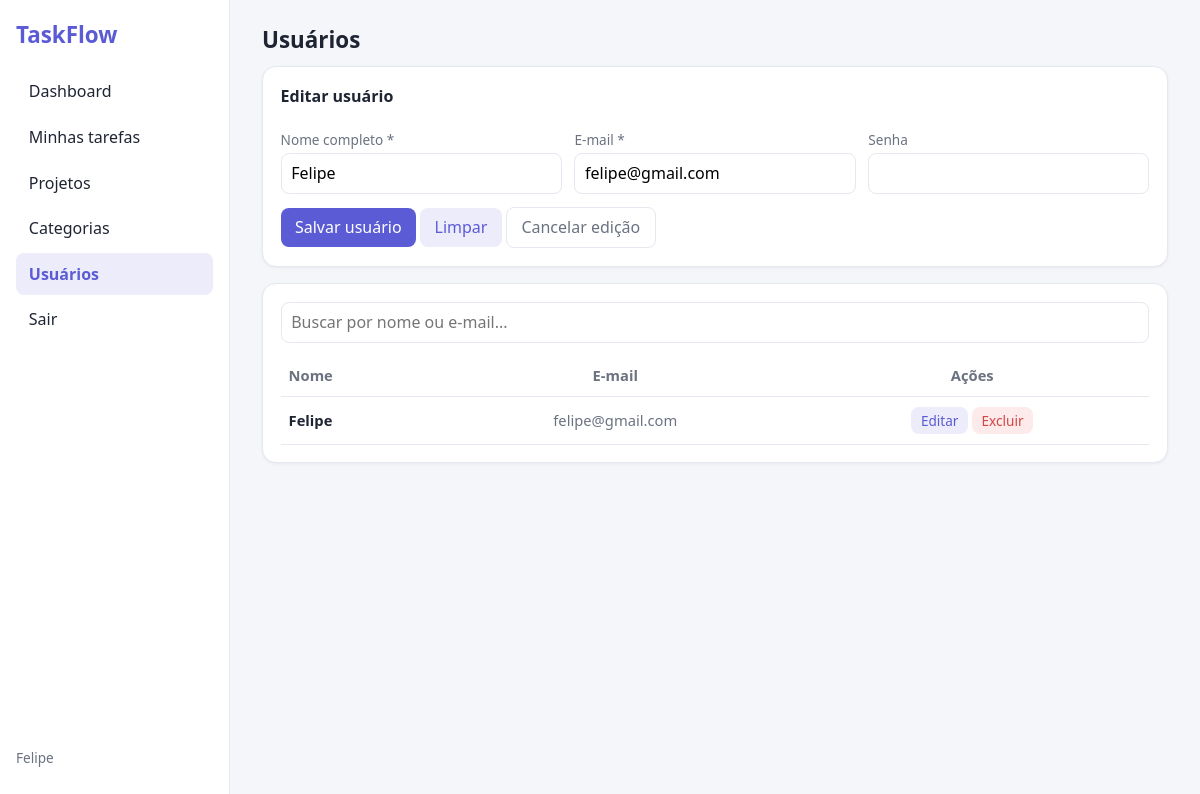
/view/usuarios.php?editar=11 (signed in), run on the app's committed database.
### tables this page shows
CREATE TABLE `usuarios` (
  `id` int(11) NOT NULL,
  `nome` varchar(100) NOT NULL,
  `email` varchar(100) NOT NULL,
  `senha` varchar(255) NOT NULL
);

### processamento/funcoesUsuarios.php (called while the page is built, shortened)
<?php
function retornarUsuarios(){
  $conexao = conectarBD();
  $consulta = "SELECT * FROM usuarios";
  $listarClientes = mysqli_query($conexao, $consulta);
  return $listarClientes;
}
function buscarUsuario($id){
  $conexao = conectarBD();
  $consulta = "SELECT * FROM usuarios WHERE id = $id";
  $resultado = mysqli_query($conexao, $consulta);
  return mysqli_fetch_assoc($resultado);
}
?>

### view/usuarios.php (the view, shortened to what this page needs)
<?php
  require "../processamento/funcoesUsuarios.php";
  $usuarios = retornarUsuarios();
  $usuarioEditar = null;
  if (isset($_GET['editar'])) {
    $usuarioEditar = buscarUsuario($_GET['editar']);
  }
?>
<!DOCTYPE html>
<html lang="pt-BR">
<head>
  <link rel="stylesheet" href="../css/base.css">
  <link rel="stylesheet" href="../css/usuarios.css">
</head>
<body>
  <aside class="sidebar" id="sidebar">
    <h1 class="logo">TaskFlow</h1>
    <a href="dashboard.php">Dashboard</a>
    <a href="minhas-tarefas.php">Minhas tarefas</a>
    <a href="projetos.php">Projetos</a>
    <a href="categorias.php">Categorias</a>
    <a href="usuarios.php" class="ativo">Usuários</a>
    <a href="../processamento/sair.php" id="btnSair">Sair</a>
    <p class="usuario suave"><?php echo htmlspecialchars($_SESSION['usuario_nome']); ?></p>
  </aside>
  <main>
    <h2>Usuários</h2>
    <form id="formUsuario" class="card form" action="../processamento/processamentoUsuarios.php" method="post">
      <h3 class="full" id="tituloForm"><?php echo $usuarioEditar ? 'Editar usuário' : 'Novo usuário'; ?></h3>
      <div><label for="uNome">Nome completo *</label><input id="uNome" name="inputNome" value="<?php echo htmlspecialchars($usuarioEditar['nome'] ?? ''); ?>" required></div>
      <div><label for="uEmail">E-mail *</label><input id="uEmail" name="inputEmail" type="email" value="<?php echo htmlspecialchars($usuarioEditar['email'] ?? ''); ?>" required></div>
      <div><label for="uSenha">Senha</label><input id="uSenha" name="inputSenha" type="password"></div>
      <div class="full">
        <button type="submit" class="btn">Salvar usuário</button>
        <button type="reset" class="btn sec">Limpar</button>
        <?php if ($usuarioEditar) { ?><a href="usuarios.php" class="btn cancelar">Cancelar edição</a><?php } ?>
      </div>
    </form>
    <div class="card">
      <div class="filtros"><input id="uBusca" placeholder="Buscar por nome ou e-mail..."></div>
      <div class="tabela">
        <table>
          <thead><tr><th>Nome</th><th class="col-email">E-mail</th><th class="col-acoes">Ações</th></tr></thead>
          <tbody id="corpoUsuarios">
            <?php while ($u = mysqli_fetch_assoc($usuarios)) { ?>
              <tr>
                <td><b><?php echo htmlspecialchars($u['nome']); ?></b></td>
                <td><?php echo htmlspecialchars($u['email']); ?></td>
                <td class="col-acoes">
                  <a href="usuarios.php?editar=<?php echo $u['id']; ?>" class="btn sec peq">Editar</a>
                  <form action="../processamento/processamentoUsuarios.php" method="post" style="display:inline">
                    <button class="btn perigo peq" data-confirmar="Excluir este usuário?">Excluir</button>
                  </form>
                </td>
              </tr>
            <?php } ?>
          </tbody>
        </table>
      </div>
    </div>
  </main>
</body>
</html>

### css/base.css (style rules this page uses)
:root { --cor: #5b5bd6; --cor-clara: #ececfb; --bg: #f5f6fa; --card: #fff; --borda: #e6e8ef; --texto: #1f2433; --suave: #6b7280; --ok: #2f9e6e; --alerta: #d98a1f; --erro: #d64545; }
* { box-sizing: border-box; }
body { margin: 0; font-family: "Segoe UI", system-ui, sans-serif; background: var(--bg); color: var(--texto); line-height: 1.45; }
h1, h2, h3 { margin: 0 0 .6rem; }
h2 { font-size: 1.4rem; }
h3 { font-size: 1rem; }
.suave { color: var(--suave); font-size: .85rem; }
.sidebar { position: fixed; inset: 0 auto 0 0; width: 230px; background: var(--card); border-right: 1px solid var(--borda); padding: 1.2rem 1rem; display: flex; flex-direction: column; gap: .2rem; z-index: 10; transition: transform .2s; }
.logo { color: var(--cor); font-size: 1.4rem; margin-bottom: 1rem; }
.sidebar a { padding: .6rem .8rem; border-radius: 8px; color: var(--texto); text-decoration: none; }
.sidebar a.ativo { background: var(--cor-clara); color: var(--cor); font-weight: 600; }
.sidebar .usuario { margin-top: auto; }
main { margin-left: 230px; padding: 1.5rem 2rem; }
.card { background: var(--card); border: 1px solid var(--borda); border-radius: 14px; padding: 1.1rem; box-shadow: 0 1px 3px rgba(20, 25, 50, .06); margin-bottom: 1rem; }
label { display: block; font-size: .85rem; color: var(--suave); margin-bottom: .2rem; }
input, select, textarea { width: 100%; padding: .5rem .6rem; border: 1px solid var(--borda); border-radius: 8px; font: inherit; background: #fff; }
.form { display: grid; grid-template-columns: repeat(auto-fit, minmax(220px, 1fr)); gap: .8rem; }
.form .full { grid-column: 1/-1; }
.btn { border: 0; border-radius: 8px; padding: .5rem .9rem; font: inherit; cursor: pointer; background: var(--cor); color: #fff; }
.btn.sec { background: var(--cor-clara); color: var(--cor); }
.btn.perigo { background: #fdeaea; color: var(--erro); }
.btn.cancelar { background: transparent; border: 1px solid var(--borda); color: var(--suave); }
.btn.peq { padding: .25rem .6rem; font-size: .85rem; }
a.btn { text-decoration: none; display: inline-block; }
.filtros { display: grid; grid-template-columns: repeat(auto-fit, minmax(160px, 1fr)); gap: .6rem; margin-bottom: .8rem; }
.tabela { overflow-x: auto; }
table { width: 100%; border-collapse: collapse; font-size: .92rem; }
th, td { text-align: left; padding: .6rem .5rem; border-bottom: 1px solid var(--borda); vertical-align: middle; }
th { color: var(--suave); font-weight: 600; }

### css/usuarios.css (style rules this page uses)
th, td { text-align: center; }
th:first-child, td:first-child { text-align: left; }
.col-email, td:nth-child(2) { color: var(--suave); }
.col-acoes { text-align: center; white-space: nowrap; }

### data on the page
usuarios: inputNome "Felipe", inputEmail "felipe@gmail.com", nome "Felipe", email "felipe@gmail.com"

### other printed values
$_SESSION['usuario_nome'] "Felipe"
